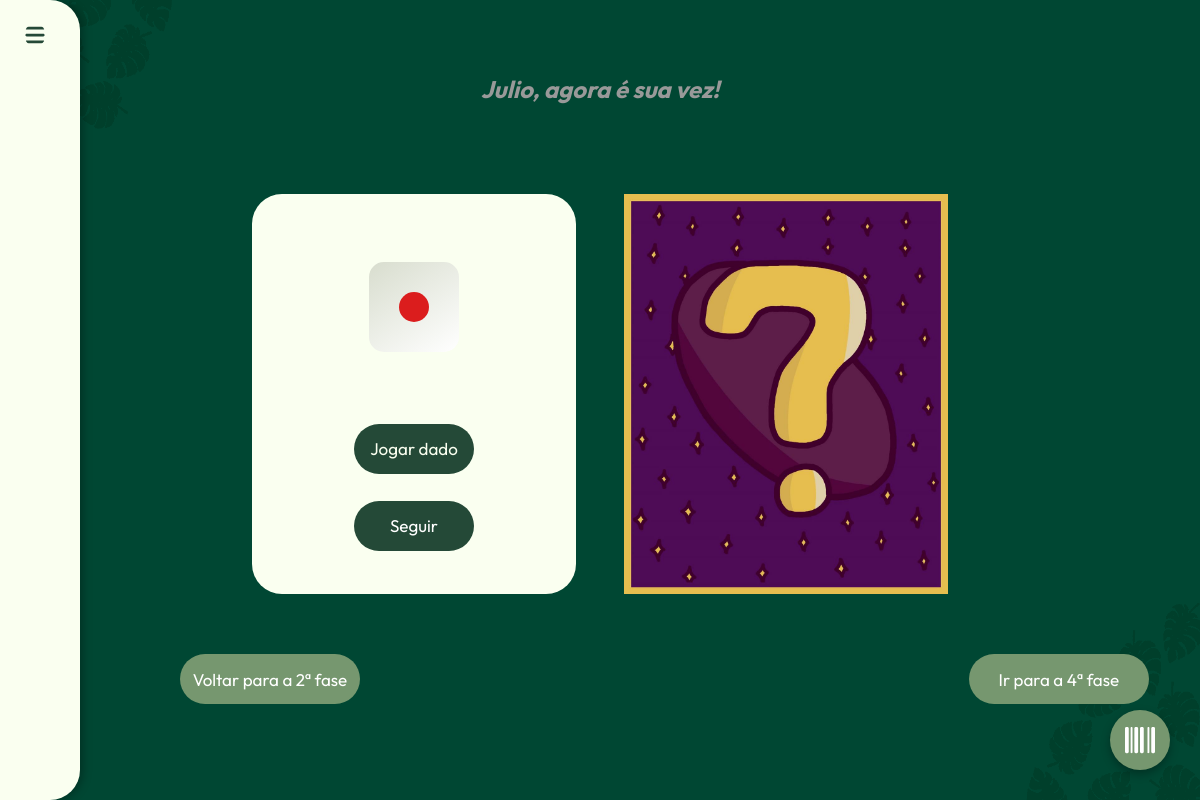
Page /php/dadofase3.php on the earlier database version.
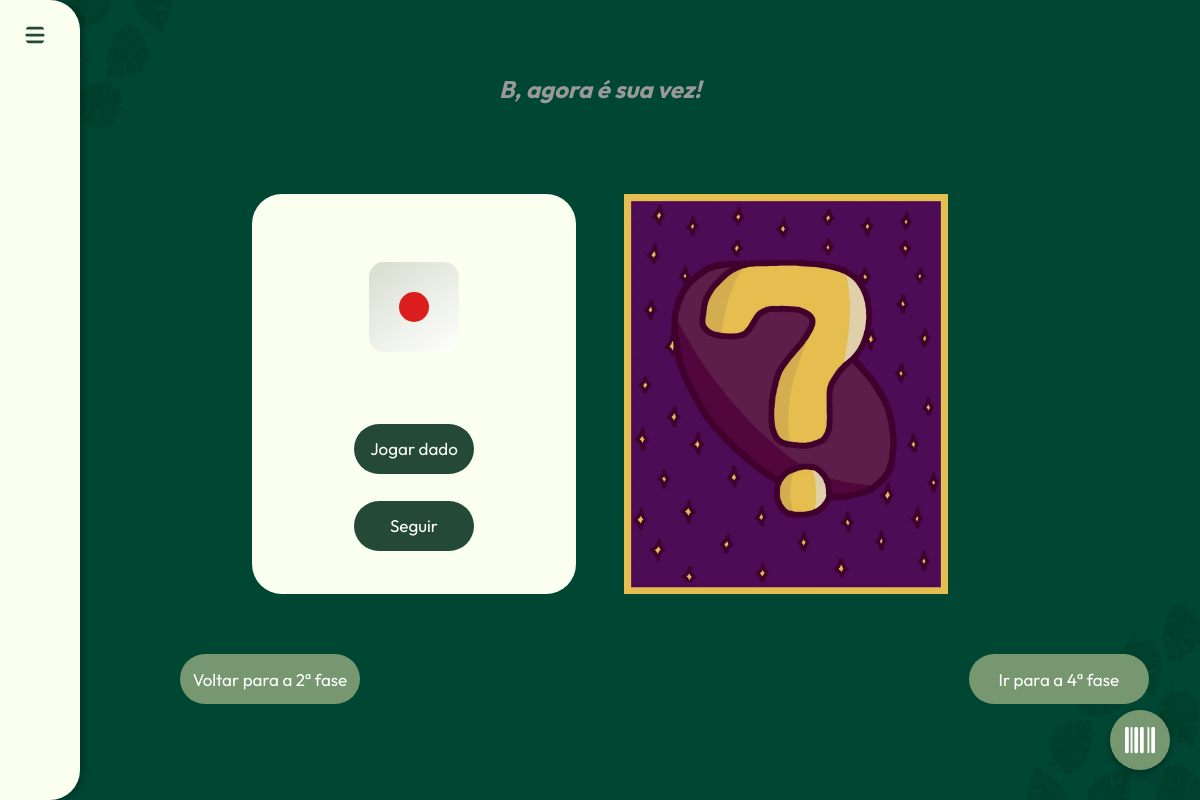
Same page on the later database version.
### tables this page shows
CREATE TABLE `jogadores` (
  `jogadores_id` int(11) NOT NULL,
  `jogador_1` varchar(90) NOT NULL,
  `jogador_2` varchar(90) NOT NULL,
  `jogador_3` varchar(90) NOT NULL,
  `jogador_4` varchar(90) NOT NULL,
  `jogador_5` varchar(90) NOT NULL,
  `jogador_6` varchar(90) NOT NULL,
  `ordem_jogo` text DEFAULT NULL,
  `indice_vez` int(11) DEFAULT 0
);

### php/dadofase3.php (the view, shortened to what this page needs)
<?php
include 'conecta.php';
$query = "SELECT jogadores_id, ordem_jogo, indice_vez FROM jogadores ORDER BY jogadores_id DESC LIMIT 1";
$result = mysqli_query($conexao, $query);
if ($result && mysqli_num_rows($result) > 0) {
    $row = mysqli_fetch_assoc($result);
    $jogadores = json_decode($row['ordem_jogo'], true);
    $indice_vez = $row['indice_vez'];
    $jogador_da_vez = $jogadores[$indice_vez];
    $bloqueado = 0;
}
?>
<!DOCTYPE html>
<html lang="en">
<head>
    <link rel="stylesheet" href="../css/style.css">
</head>
<body>
    <div class="menu-container">
        <nav id="menu" class="menu">
        </nav>
    </div>
    <main id="main-dado">
        <div class="container">
            <div class="dice <?php echo $bloqueado ? 'bloqueado' : ''; ?>" <?php echo $bloqueado ? 'title="Jogador bloqueado nesta rodada"' : ''; ?>>
                <div class="face front"></div>
                <div class="face back"></div>
            </div>
            <button class="roll <?php echo $bloqueado ? 'bloqueado' : ''; ?>" <?php echo $bloqueado ? 'disabled' : ''; ?>>
                <p>Jogar dado</p>
            </button>
            <button style="margin-top: 20px;" onclick="avancarJogador()">Seguir</button>
        </div>
        <div class="carta <?php echo $bloqueado ? 'bloqueado' : ''; ?>"
            <?php if (!$bloqueado): ?>onclick="window.location.href='quizfase3.php'" <?php endif; ?>>
        </div>
        <h2><?php echo htmlspecialchars(ucwords(strtolower($jogador_da_vez))) ?>, agora é sua vez!</h2>
    </main>
    <div style="display: inline;">
        <button id="fase2" onclick="redirecionarPaginaFase2()">Voltar para a 2ª fase</button>
        <button id="fase4" onclick="redirecionarPaginaFase4()">Ir para a 4ª fase</button>
    </div>
    <div id="floatingBtnContainer">
        <button id="floatingBtn" aria-label="Abrir busca"></button>
    </div>
</body>
</html>
</html>

Differences in the rows shown:
no longer on this page (row unchanged): jogadores: jogador_da_vez "Julio"
added jogadores: jogador_da_vez "B"
